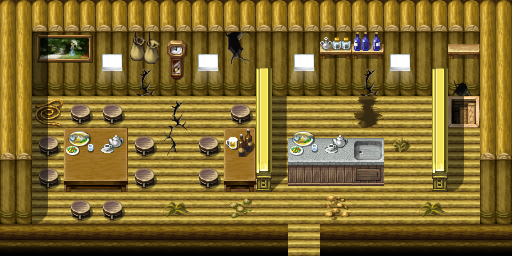

The image is a tile-based game level rendered from a .tmx file. Its description and source (layers, tilesets, objects; grid data summarised) follow:
An orthogonal 16x8 tile map with 32x32 px tiles, 3 tile layers (Ground, Objects, Above), 1 hidden layer not drawn, 20 tilesets and 8 objects (6x spawn, 2x mapchange).

<map version="1.0" orientation="orthogonal" width="16" height="8" tilewidth="32" tileheight="32">
    <tileset firstgid="1" name="map_36" tilewidth="32" tileheight="32">
        <image source="../drawable/map_36.png" width="256" height="256" />
    </tileset>
    <tileset firstgid="65" name="map_19" tilewidth="32" tileheight="32">
        <image source="../drawable/map_19.png" width="256" height="256" />
    </tileset>
    <tileset firstgid="129" name="map_45" tilewidth="32" tileheight="32">
        <image source="../drawable/map_45.png" width="256" height="256" />
    </tileset>
    <tileset firstgid="193" name="map_40" tilewidth="32" tileheight="32">
        <image source="../drawable/map_40.png" width="256" height="256" />
    </tileset>
    <tileset firstgid="257" name="map_18" tilewidth="32" tileheight="32">
        <image source="../drawable/map_18.png" width="256" height="256" />
    </tileset>
    <tileset firstgid="321" name="map_28" tilewidth="32" tileheight="32">
        <image source="../drawable/map_28.png" width="256" height="256" />
    </tileset>
    <tileset firstgid="385" name="map_14" tilewidth="32" tileheight="32">
        <image source="../drawable/map_14.png" width="256" height="256" />
    </tileset>
    <tileset firstgid="449" name="map_8" tilewidth="32" tileheight="32">
        <image source="../drawable/map_8.png" width="256" height="256" />
    </tileset>
    <tileset firstgid="513" name="map_10" tilewidth="32" tileheight="32">
        <image source="../drawable/map_10.png" width="256" height="256" />
    </tileset>
    <tileset firstgid="577" name="map_12" tilewidth="32" tileheight="32">
        <image source="../drawable/map_12.png" width="256" height="256" />
    </tileset>
    <tileset firstgid="641" name="map_11" tilewidth="32" tileheight="32">
        <image source="../drawable/map_11.png" width="256" height="256" />
    </tileset>
    <tileset firstgid="705" name="map_2" tilewidth="32" tileheight="32">
        <image source="../drawable/map_2.png" width="256" height="256" />
    </tileset>
    <tileset firstgid="769" name="map_42" tilewidth="32" tileheight="32">
        <image source="../drawable/map_42.png" width="256" height="256" />
    </tileset>
    <tileset firstgid="833" name="map_1" tilewidth="32" tileheight="32">
        <image source="../drawable/map_1.png" width="256" height="256" />
    </tileset>
    <tileset firstgid="897" name="map_5" tilewidth="32" tileheight="32">
        <image source="../drawable/map_5.png" width="256" height="256" />
    </tileset>
    <tileset firstgid="961" name="map_27" tilewidth="32" tileheight="32">
        <image source="../drawable/map_27.png" width="256" height="256" />
    </tileset>
    <tileset firstgid="1025" name="map_0" tilewidth="32" tileheight="32">
        <image source="../drawable/map_0.png" width="256" height="256" />
    </tileset>
    <tileset firstgid="1089" name="map_15" tilewidth="32" tileheight="32">
        <image source="../drawable/map_15.png" width="256" height="256" />
    </tileset>
    <tileset firstgid="1153" name="map_3" tilewidth="32" tileheight="32">
        <image source="../drawable/map_3.png" width="256" height="256" />
    </tileset>
    <tileset firstgid="1217" name="map_9" tilewidth="32" tileheight="32">
        <image source="../drawable/map_9.png" width="256" height="256" />
    </tileset>
    <layer name="Ground" width="16" height="8">
        <data>[128 cells, 128 non-empty, 9 distinct tile ids]</data>
    </layer>
    <layer name="Objects" width="16" height="8">
        <data>[128 cells, 60 non-empty, 37 distinct tile ids]</data>
    </layer>
    <layer name="Above" width="16" height="8">
        <data>[128 cells, 14 non-empty, 5 distinct tile ids]</data>
    </layer>
    <layer name="Walkable" width="16" height="8" visible="0">
        <data>[128 cells, 89 non-empty, 1 distinct tile ids]</data>
    </layer>
    <objectgroup name="Mapevents">
        <object name="south" type="mapchange" x="288" y="224" width="32" height="32">
            <properties>
                <property name="map" value="woodsettlement0" />
                <property name="place" value="woodhouse2" />
            </properties>
        </object>
        <object name="down woodhouse2" type="mapchange" x="448" y="96" width="32" height="32">
            <properties>
                <property name="map" value="woodhouse3" />
                <property name="place" value="up woodhouse3" />
            </properties>
        </object>
    </objectgroup>
    <objectgroup name="Spawn">
        <object name="smuggler1" type="spawn" x="32" y="96" width="96" height="96">
            <properties>
                <property name="spawngroup" value="smuggler1" />
            </properties>
        </object>
        <object name="smuggler2" type="spawn" x="128" y="96" width="96" height="128">
            <properties>
                <property name="spawngroup" value="smuggler2" />
            </properties>
        </object>
        <object name="lowyna" type="spawn" x="288" y="96" width="96" height="32">
            <properties>
                <property name="spawngroup" value="lowyna" />
            </properties>
        </object>
        <object name="vermin" type="spawn" x="32" y="192" width="96" height="32">
            <properties>
                <property name="quantity" value="2" />
                <property name="spawngroup" value="vermin" />
            </properties>
        </object>
        <object name="burhczyd8" type="spawn" x="224" y="96" width="32" height="32">
            <properties>
                <property name="ignoreAreas" value="true" />
                <property name="spawngroup" value="burhczyd8" />
            </properties>
        </object>
        <object name="burhczyd8e" type="spawn" x="224" y="96" width="32" height="32">
            <properties>
                <property name="active" value="false" />
                <property name="ignoreAreas" value="true" />
                <property name="spawngroup" value="burhczyd8e" />
            </properties>
        </object>
    </objectgroup>
    <objectgroup name="Keys" />
</map>
